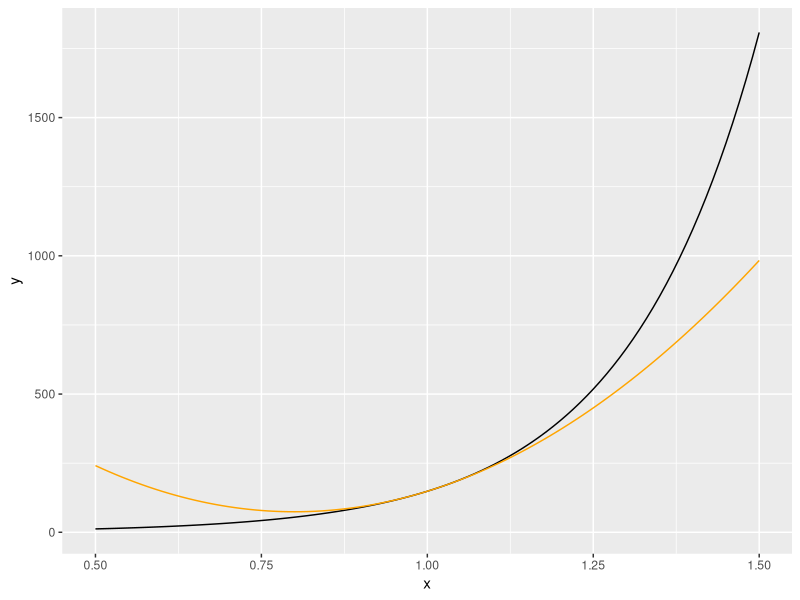

Here is the R script that generated this plot:
## ---- chunk 1
knitr::opts_chunk$set(echo = TRUE, cache = TRUE)
## ---- chunk 2
library(ggplot2)
f <- function(x) {
  exp(5 * x)
}

P_2 <- function(x) {
  exp(5) + 5 * exp(5) * (x - 1) + (25 * exp(5)) / 2 * (x - 1)^2
}

temp_df <- data.frame(x = c(0.5, 1.5))
ggplot(data = temp_df, mapping = aes(x =x)) +
  stat_function(fun = f) +
  stat_function(fun = P_2, color = "orange")
